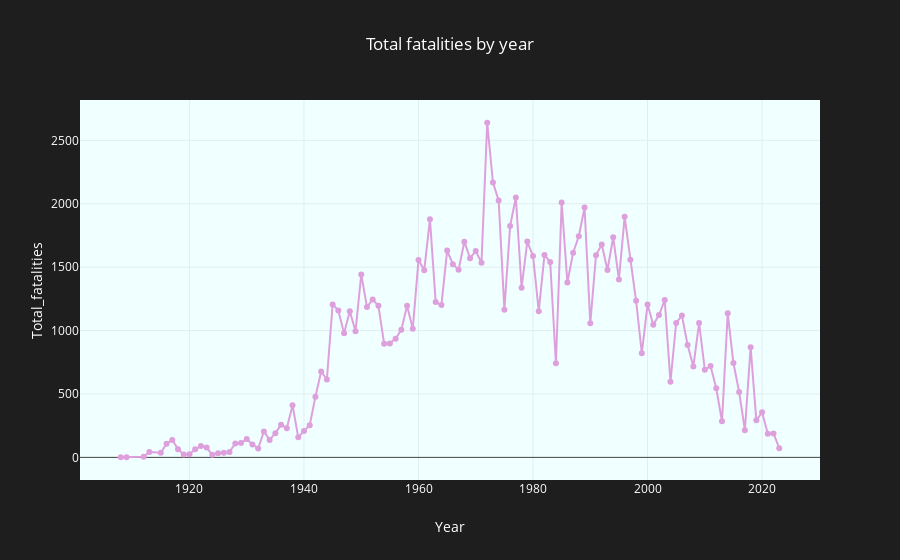

Notebook code cell kept with this figure:
### Markdown cell above
## 2.2 Number of fatalities per year

### Code cell
df_deaths = df.groupby(df['Date'].dt.year) \
                .sum() \
                ['Total_fatalities'] \
                .reset_index() \
                .rename(columns={'Date': 'Year'})
                
selected_colour = generate_random_colour()

print(f'Colour = {selected_colour}')

fig = px.line(
    data_frame=df_deaths,
    x='Year',
    y='Total_fatalities',
    markers=True,
    title='Total fatalities by year',
    color_discrete_sequence=[selected_colour]
)
fig.show()

### Figure 1 — Plotly figure (JSON) as saved in the notebook; plotly's stock layout.template omitted (floating-point values rounded to 4 significant figures)
{"data": [{"hovertemplate": "Year=%{x}<br>Total_fatalities=%{y}<extra></extra>", "legendgroup": "", "line": {"color": "plum", "dash": "solid"}, "marker": {"symbol": "circle"}, "mode": "lines+markers", "name": "", "orientation": "v", "showlegend": false, "type": "scatter", "x": [1908, 1909, 1912, 1913, 1915, 1916, 1917, 1918, 1919, 1920, 1921, 1922, 1923, 1924, 1925, 1926, 1927, 1928, 1929, 1930, 1931, 1932, 1933, 1934, 1935, 1936, 1937, 1938, 1939, 1940, 1941, 1942, 1943, 1944, 1945, 1946, 1947, 1948, 1949, 1950, 1951, 1952, 1953, 1954, 1955, 1956, 1957, 1958, 1959, 1960, 1961, 1962, 1963, 1964, 1965, 1966, 1967, 1968, 1969, 1970, 1971, 1972, 1973, 1974, 1975, 1976, 1977, 1978, 1979, 1980, 1981, 1982, 1983, 1984, 1985, 1986, 1987, 1988, 1989, 1990, 1991, 1992, 1993, 1994, 1995, 1996, 1997, 1998, 1999, 2000, 2001, 2002, 2003, 2004, 2005, 2006, 2007, 2008, 2009, 2010, 2011, 2012, 2013, 2014, 2015, 2016, 2017, 2018, 2019, 2020, 2021, 2022, 2023], "xaxis": "x", "y": [1, 1, 5, 43, 36, 108, 138, 65, 23, 24, 64, 89, 77, 20, 33, 36, 43, 110, 113, 144, 102, 70, 205, 138, 191, 258, 230, 411, 158, 209, 253, 479, 677, 614, 1206, 1159, 978, 1152, 994, 1443, 1185, 1246, 1195, 897, 899, 936, 1006, 1196, 1015, 1557, 1475, 1878, 1225, 1201, 1631, 1523, 1479, 1701, 1571, 1627, 1535, 2639, 2167, 2026, 1165, 1825, 2049, 1338, 1702, 1588, 1153, 1597, 1540, 742, 2010, 1379, 1614, 1744, 1971, 1057, 1595, 1679, 1478, 1736, 1403, 1897, 1558, 1235, 822, 1206, 1046, 1122, 1241, 596, 1060, 1118, 886, 716, 1059, 692, 720, 545, 284, 1136, 744, 515, 214, 869, 292, 355, 186, 189, 72], "yaxis": "y"}], "layout": {"legend": {"tracegroupgap": 0}, "title": {"text": "Total fatalities by year"}, "xaxis": {"anchor": "y", "domain": [0, 1], "title": {"text": "Year"}}, "yaxis": {"anchor": "x", "domain": [0, 1], "title": {"text": "Total_fatalities"}}}}
